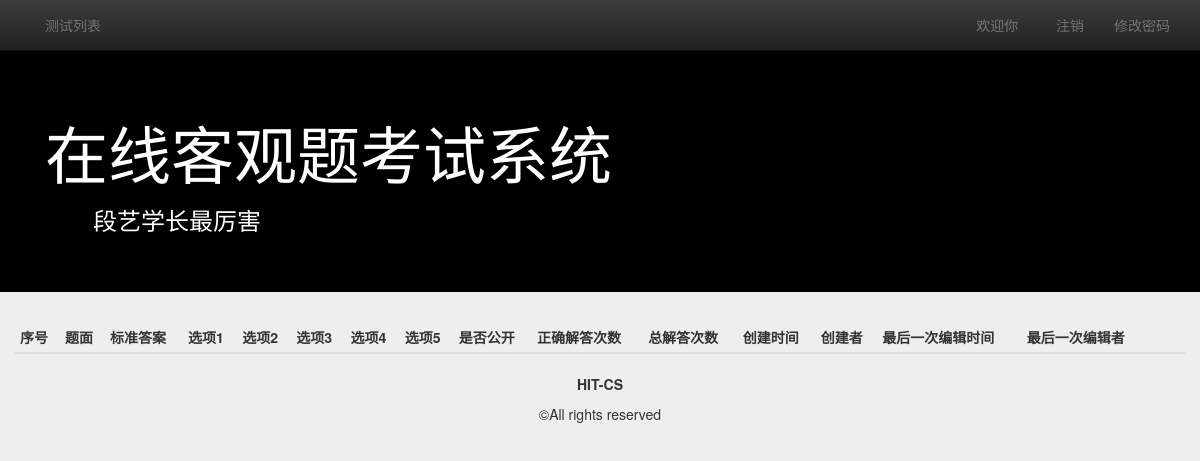
The app's page /problems/, older data.
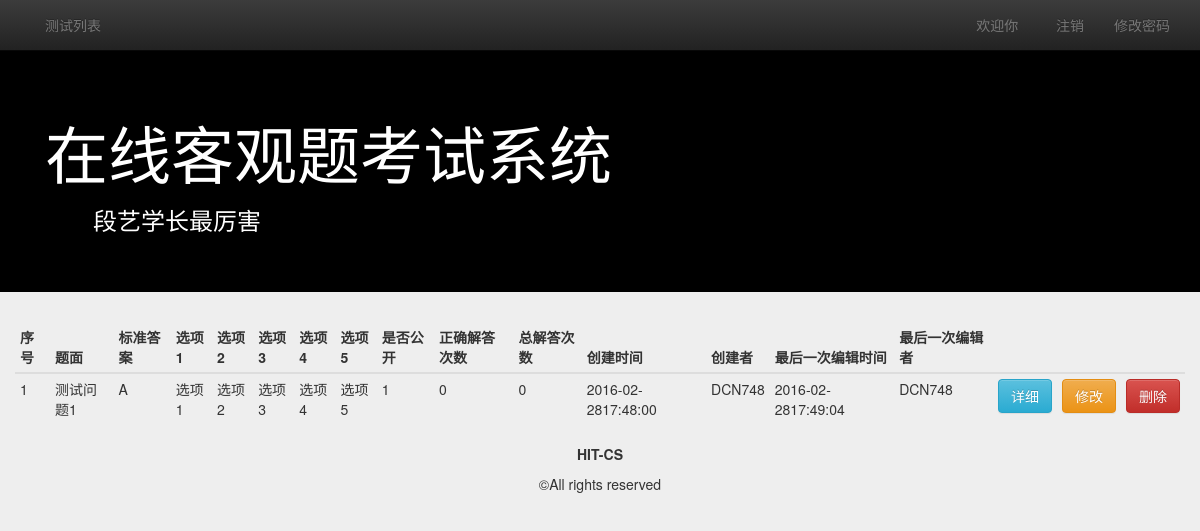
The same page, newer data.
### mainApp/models.py (models this page shows, shortened)
class Problem(models.Model):  # 题库表
    description = models.TextField()  # 题面
    solution = models.IntegerField()  # 标准答案
    choice1 = models.CharField(max_length = 255)  # 选项
    choice2 = models.CharField(max_length = 255)
    choice3 = models.CharField(max_length = 255)
    choice4 = models.CharField(max_length = 255)
    choice5 = models.CharField(max_length = 255)
    public = models.IntegerField(default = 0)  # 0 不公开, 1 公开
    correctTime = models.IntegerField(default = 0)  # 正确解答次数
    tryTime = models.IntegerField(default = 0)  # 总解答次数
    createdAt = models.DateTimeField(auto_created = True)  # 创建时间
    creator = models.ForeignKey(MyUser, related_name = 'problem_creator')  # 创建者
    changedAt = models.DateTimeField(auto_now = True)  # 最后一次编辑时间
    changer = models.ForeignKey(MyUser, related_name = 'problem_changer')  # 最后一次编辑者

class MyUser(models.Model):  # 自定义用户
    user = models.OneToOneField(User)
    nickname = models.CharField(max_length = 100)
    authority = models.IntegerField(default = 0)  # 权限, 0 学生 1 老师 2 管理员

### mainApp/views.py (the view)
# urls.py: url(r'^problems/$', views.ProblemListView.as_view(), name = 'problem_list')
class ProblemListView(BaseMixin, ListView):
    template_name = 'mainApp/problem/index.html'
    context_object_name = 'problem_list'
    model = Problem
    def get_context_data(self, *args, **kwargs):
        context = super(ProblemListView, self).get_context_data(*args, **kwargs)
        return context

### mainApp/templatetags/myFilter.py (called while the page is built)
@register.filter(name = 'solution_num_to_alpha')
def solution_num_to_alpha(value):
    return chr(value + 64)

### mixin/common_mixin.py (called while the page is built)
    def get_context_data(self, *args, **kwargs):
        context = super(BaseMixin, self).get_context_data(**kwargs)
        return context

### templates/mainApp/problem/index.html (shortened to what this page needs)
{% extends "mainApp/base.html" %}
{% load staticfiles %}
{% load myFilter %}
{% block content %}
    <div class="col-md-12">
        <table class="table table-hover table-responsive table-condensed dashboard-table">
            <thead>
                <tr>
                    <th>序号</th>
                    <th>题面</th>
                    <th>标准答案</th>
                    <th>选项1</th>
                    <th>选项2</th>
                    <th>选项3</th>
                    <th>选项4</th>
                    <th>选项5</th>
                    <th>是否公开</th>
                    <th>正确解答次数</th>
                    <th>总解答次数</th>
                    <th>创建时间</th>
                    <th>创建者</th>
                    <th>最后一次编辑时间</th>
                    <th>最后一次编辑者</th>
                    <th></th>
                    <th></th>
                    <th></th>
                </tr>
            </thead>
            <tbody>
                {% for item in problem_list %}
                    <tr>
                        <td>{{ item.id }}</td>
                        <td>{{ item.description }}</td>
                        <td>{{ item.solution | solution_num_to_alpha }}</td>
                        <td>{{ item.choice1 }}</td>
                        <td>{{ item.choice2 }}</td>
                        <td>{{ item.choice3 }}</td>
                        <td>{{ item.choice4 }}</td>
                        <td>{{ item.choice5 }}</td>
                        <td>{{ item.public }}</td>
                        <td>{{ item.correctTime }}</td>
                        <td>{{ item.tryTime }}</td>
                        <td>{{ item.createdAt|date:"Y-m-d" }}{{ item.createdAt|time:"H:i:s" }}</td>
                        <td>{{ item.creator.nickname }}</td>
                        <td>{{ item.changedAt|date:"Y-m-d" }}{{ item.changedAt|time:"H:i:s" }}</td>
                        <td>{{ item.changer.nickname }}</td>
                        <td><a href="#" class="btn btn-info" role="button">详细</a></td>
                        <td><a href="#" class="btn btn-warning" role="button">修改</a></td>
                        <td><button class="btn btn-danger" role="button" data-id="{{ item.id }}">删除</button></td>
                    </tr>
                {% endfor %}
            </tbody>
        </table>
    </div>
{% endblock %}

### templates/mainApp/base.html (shortened to what this page needs)
{% load staticfiles %}
<!DOCTYPE html>
<html lang="zh-cn">
<head>
    <link rel="stylesheet" type="text/css" href="{% static 'css/bootstrap.min.css' %}">
    <link rel="stylesheet" type="text/css" href="{% static 'css/bootstrap-theme.min.css' %}">
    <link rel="stylesheet" type="text/css" href="{% static 'css/base.css' %}">
</head>
<body>
<nav class="navbar navbar-inverse navbar-fixed-top" role="navigation">
    <div class="container">
        <div class="collapse navbar-collapse" id="navbar-collapse-basepage">
            <ul class="nav navbar-nav">
                <li id="homepage"><a href="{% url 'homepage' %}">测试列表</a></li>
            </ul>
            <ul class="nav navbar-nav navbar-right">
                {% if user %}
                    <li><p class="navbar-text">欢迎你&nbsp;&nbsp;</p>
                    </li>
                    <li><a href="#">注销</a></li>
                    <li><a href="#">修改密码</a></li>
                {% else %}
                    <li><a href="#">登录</a></li>
                {% endif %}
            </ul>
        </div>
    </div>
</nav>
<header class="jumbotron subhead" id="header-base">
    <div class="container">
        <h1>在线客观题考试系统</h1>
        <h3>&emsp;&emsp;段艺学长最厉害</h3>
    </div>
</header>
{% block content %}{% endblock %}
<footer class="footer" role="contentinfo">
    <div class="container">
        <p class="text-center"><strong>HIT-CS</strong></p>
        <p class="text-center">&copy;All rights reserved</p>
    </div>
</footer>
</body>
</html>

### mainApp/static/css/base.css (style rules this page uses)
body { padding-top: 50px; background-color: #eeeeee; }
#header-base { background-color: #000; color: #fff; }

Row changes from the older to the newer data that the page shows:
added Problem: id "1", description "测试问题1", solution|solution_num_to_alpha "A", choice1 "选项1", choice2 "选项2", choice3 "选项3", choice4 "选项4", choice5 "选项5", public "1", correctTime "0", tryTime "0", createdAt "2016-02-28", createdAt "17:48:00", creator.nickname "DCN748", changedAt "2016-02-28", changedAt "17:49:04", changer.nickname "DCN748"
